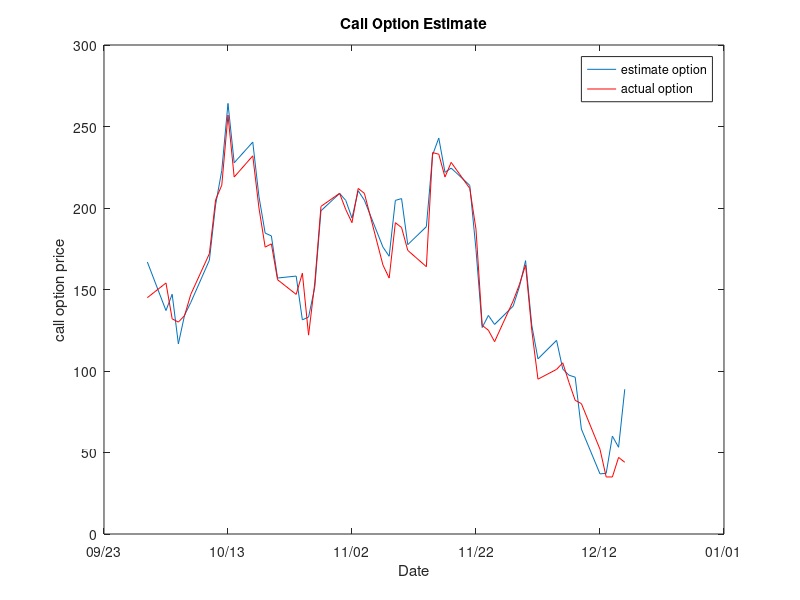
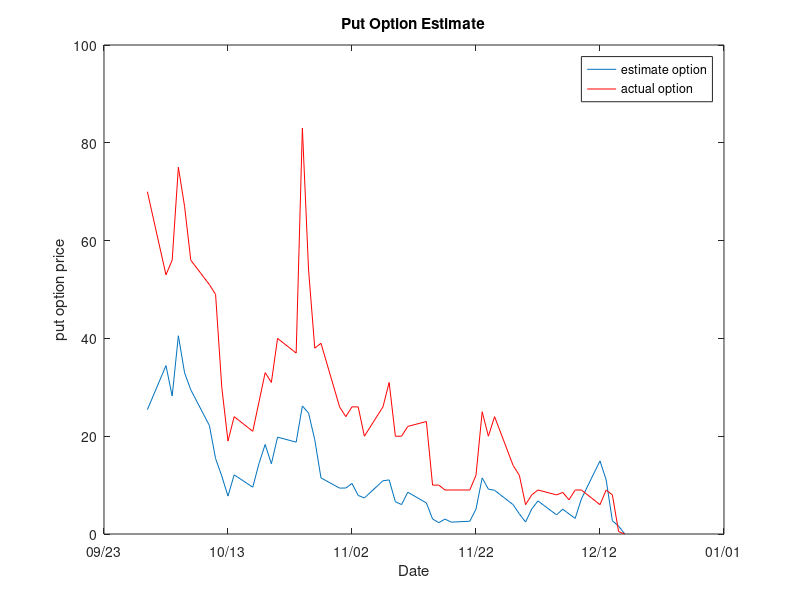

Write MATLAB code to recreate these figures, in order.
% import data
load('workbook.mat')

% calculate 
% date / call_option / price
dailyreturn = [];
for p = 1:length(price)-1
    dailyreturn = [dailyreturn; price(p+1)-price(p)];
end

%  1/4 variance 

esti_standard = sqrt(var(dailyreturn(length(dailyreturn)-56:length(dailyreturn))))/100;
esti_final = esti_standard * sqrt(56/365);


esti_vector = [];
for j = length(dailyreturn)-110:length(dailyreturn)-55
    standard = (sqrt(var(dailyreturn(j:j+55)))/100) *(sqrt(56/222));
    esti_vector = [esti_vector;standard];
end


% price 
price_esti = price(end-length(price)/4:end);
% estimate call and  option
call_vector = [];
put_vector = [];
for day = 1:length(price_esti)
    [Call, Put] = blsprice(price_esti(day), 2925, 0.06, (57-day)/222, esti_vector(day));
    call_vector = [call_vector; Call];
    put_vector = [put_vector; Put];
end

origin_call = call_option_2925(end-length(call_option_2925)/4:end);
origin_put = put_option_2925(end-length(put_option_2925)/4:end);


[origin_call call_vector];

% 1/4 date 
figure(1);
date_quarter = date(end-length(date)/4:end);
plot(date_quarter, call_vector);
hold on 
plot(date_quarter, origin_call,'r');
title('Call Option Estimate')
hold off 
datetick('x','mm/dd', 'keepticks');

xlabel('Date');
ylabel('call option price');
legend('estimate option', 'actual option');

% sliding window for 1/4 length
figure(2);
date_quarter = date(end-length(date)/4:end);
plot(date_quarter, put_vector);
hold on 
plot(date_quarter, origin_put,'r');
title('Put Option Estimate')
hold off 
datetick('x','mm/dd', 'keepticks');

xlabel('Date');
ylabel('put option price');
legend('estimate option', 'actual option');
